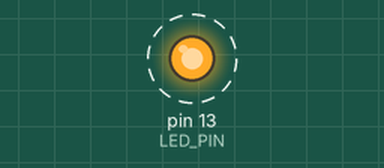
Bench run of a sketch on a simulated Arduino Uno, built with avr-gcc and run on an emulated ATmega328P. Parts: output pins drawn as LEDs (lit = HIGH). Dashed ring = blinking. What the sketch prints to the serial monitor is not drawn.

Above: at 0.5 s.
Timing chart, 0 to 4.6 s (numbered marks = the images above):
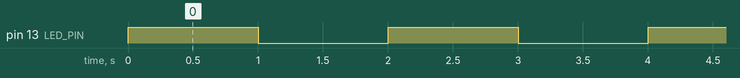

The sketch:

blink_led.ino
```cpp
// ============================================================
//  01 - Blink LED
//  Arduino Basics | Author: Priyam Prakash
// ============================================================
//  Turns an LED on for 1 second, then off for 1 second,
//  repeatedly. The simplest Arduino program.
// ============================================================

const int LED_PIN = 13;   // Built-in LED on most Arduino boards
                          // Change to any digital pin if using external LED

void setup() {
  // Set LED pin as output
  pinMode(LED_PIN, OUTPUT);
  Serial.begin(9600);
  Serial.println("Blink LED started!");
}

void loop() {
  digitalWrite(LED_PIN, HIGH);   // Turn LED ON
  Serial.println("LED ON");
  delay(1000);                   // Wait 1 second

  digitalWrite(LED_PIN, LOW);    // Turn LED OFF
  Serial.println("LED OFF");
  delay(1000);                   // Wait 1 second
}
```

Measured:
- by itself, pin 13 (LED_PIN): alternates HIGH for 1.0 s and LOW for 1.0 s
